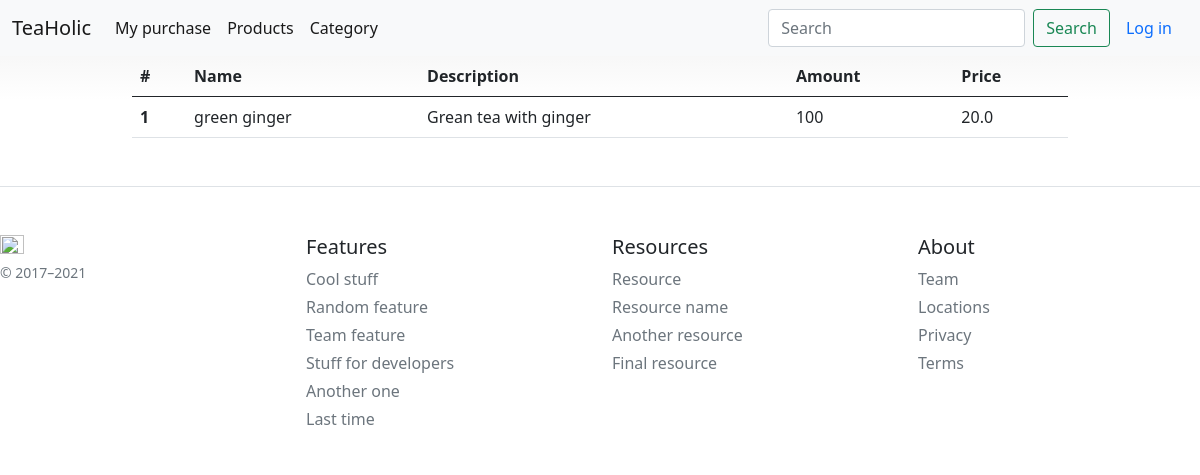
Page /product/1 on the committed database.
### bboard/models.py (models this page shows)
class Product(models.Model):
    name = models.CharField(max_length=255)
    description = models.TextField(max_length=500)
    amount = models.IntegerField()
    price = models.FloatField()
    id_category = models.ForeignKey(Category, on_delete=models.CASCADE)

### bboard/views.py (the view)
# urls.py: path('product/<int:id>', views.product_from_category, name = 'product_from_category'),
def product_from_category(request, id):
    user = get_userprofile(request)
    products = Product.objects.filter(id_category=id)
    return render(request, 'bboard/basis/product.html', {'products': products,'user':user})

### bboard/services/services.py (called while the page is built)
def get_userprofile(request):
    if request.user.is_authenticated:
        user = request.user
        return user
    else:
        return None

### bboard/templates/bboard/basis/product.html (shortened to what this page needs)
{% extends "bboard/basis/base.html" %}
{% block content %}
<div class="container">
    {% if products|length %}
        <table class="table">
            <thead>
            <tr>
                <th scope="col">#</th>
                <th scope="col">Name</th>
                <th scope="col">Description</th>
                <th scope="col">Amount</th>
                <th scope="col">Price</th>
            </tr>
            </thead>
    {% for product in products  %}
            <tr>
                <th scope="row">{{ forloop.counter }}</th>
                <td >{{ product.name}}</td>
                <td >{{ product.description}}</td>
                <td >{{ product.amount}}</td>
                <td >{{ product.price}}</td>
            </tr>
    {% endfor %}
        </table>
    {% else  %}
        <p>No products found in the category. </p>
    {% endif %}
</div>
{% endblock %}

### bboard/static/bboard/css/pricing.css (style rules this page uses)
body { background-image: linear-gradient(180deg, #eee, #fff 100px, #fff); }
.container { max-width: 960px; }

### rows in the picture
Product: name "green ginger", description "Grean tea with ginger", amount "100", price "20.0"
